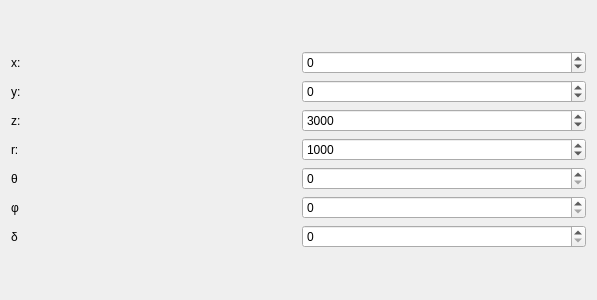
<?xml version="1.0" encoding="UTF-8"?>
<ui version="4.0">
 <class>Ball</class>
 <widget class="QWidget" name="Ball">
  <property name="geometry">
   <rect>
    <x>0</x>
    <y>0</y>
    <width>597</width>
    <height>300</height>
   </rect>
  </property>
  <property name="windowTitle">
   <string>Form</string>
  </property>
  <layout class="QVBoxLayout" name="verticalLayout_2">
   <item>
    <layout class="QVBoxLayout" name="verticalLayout">
     <item>
      <layout class="QHBoxLayout" name="horizontalLayout_15">
       <item>
        <widget class="QLabel" name="label_24">
         <property name="text">
          <string>x:</string>
         </property>
        </widget>
       </item>
       <item>
        <widget class="QSpinBox" name="spinBoxx">
         <property name="minimum">
          <number>-1000000</number>
         </property>
         <property name="maximum">
          <number>1000000</number>
         </property>
        </widget>
       </item>
      </layout>
     </item>
     <item>
      <layout class="QHBoxLayout" name="horizontalLayout_14">
       <item>
        <widget class="QLabel" name="label_23">
         <property name="text">
          <string>y:</string>
         </property>
        </widget>
       </item>
       <item>
        <widget class="QSpinBox" name="spinBoxy">
         <property name="minimum">
          <number>-1000000</number>
         </property>
         <property name="maximum">
          <number>1000000</number>
         </property>
        </widget>
       </item>
      </layout>
     </item>
     <item>
      <layout class="QHBoxLayout" name="horizontalLayout_12">
       <item>
        <widget class="QLabel" name="label_21">
         <property name="text">
          <string>z:</string>
         </property>
        </widget>
       </item>
       <item>
        <widget class="QSpinBox" name="spinBoxz">
         <property name="minimum">
          <number>-1000000</number>
         </property>
         <property name="maximum">
          <number>1000000</number>
         </property>
         <property name="value">
          <number>3000</number>
         </property>
        </widget>
       </item>
      </layout>
     </item>
     <item>
      <layout class="QHBoxLayout" name="horizontalLayout_13">
       <item>
        <widget class="QLabel" name="label_22">
         <property name="text">
          <string>r:</string>
         </property>
        </widget>
       </item>
       <item>
        <widget class="QSpinBox" name="spinBoxr">
         <property name="maximum">
          <number>1000000</number>
         </property>
         <property name="value">
          <number>1000</number>
         </property>
        </widget>
       </item>
      </layout>
     </item>
     <item>
      <layout class="QHBoxLayout" name="horizontalLayout_17">
       <item>
        <widget class="QLabel" name="label_26">
         <property name="text">
          <string>θ</string>
         </property>
        </widget>
       </item>
       <item>
        <widget class="QSpinBox" name="spinBoxtheta">
         <property name="maximum">
          <number>360</number>
         </property>
        </widget>
       </item>
      </layout>
     </item>
     <item>
      <layout class="QHBoxLayout" name="horizontalLayout_16">
       <item>
        <widget class="QLabel" name="label_25">
         <property name="text">
          <string>φ</string>
         </property>
        </widget>
       </item>
       <item>
        <widget class="QSpinBox" name="spinBoxphi">
         <property name="maximum">
          <number>360</number>
         </property>
        </widget>
       </item>
      </layout>
     </item>
     <item>
      <layout class="QHBoxLayout" name="horizontalLayout_18">
       <item>
        <widget class="QLabel" name="label_27">
         <property name="text">
          <string>δ</string>
         </property>
        </widget>
       </item>
       <item>
        <widget class="QSpinBox" name="spinBoxdelta">
         <property name="maximum">
          <number>360</number>
         </property>
        </widget>
       </item>
      </layout>
     </item>
    </layout>
   </item>
  </layout>
 </widget>
 <resources/>
 <connections/>
</ui>
